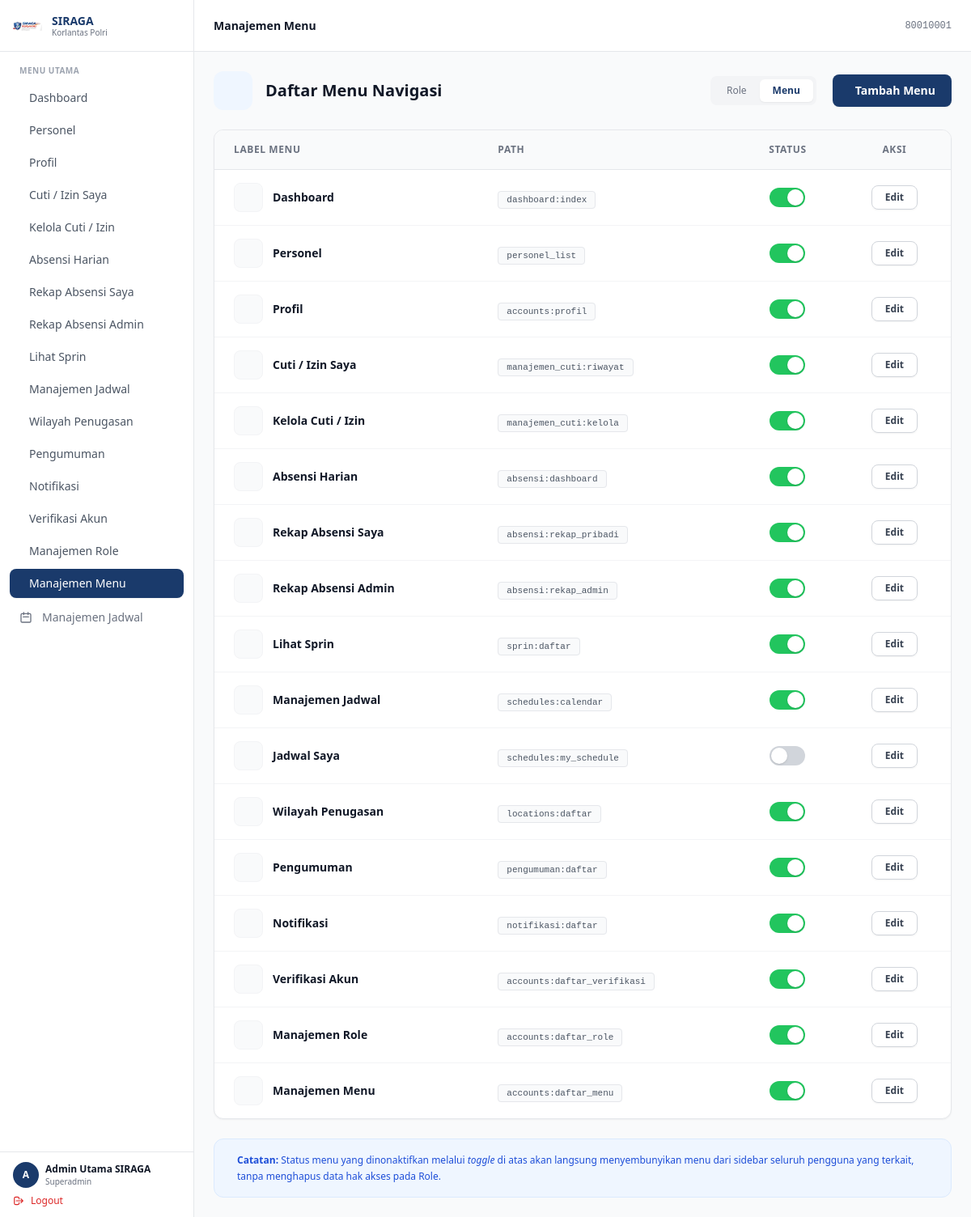
Page /accounts/menus/ (signed in) on the committed database.
### accounts/models.py (models this page shows, shortened)
class MenuItem(models.Model):
    label = models.CharField(max_length=100, verbose_name='Label')
    path = models.CharField(max_length=200, blank=True, verbose_name='Path / URL Name')
    icon = models.CharField(max_length=100, blank=True, verbose_name='Icon')
    parent = models.ForeignKey(
        'self', on_delete=models.CASCADE, null=True, blank=True,
        related_name='submenus', verbose_name='Parent Menu'
    )
    sort_order = models.IntegerField(default=0, verbose_name='Sort Order')
    is_active = models.BooleanField(default=True, verbose_name='Active')
    class Meta:
        verbose_name = 'Menu Item'
        verbose_name_plural = 'Menu Items'
        ordering = ['sort_order', 'label']
    def get_url(self):
        try:
            return reverse(self.path)
        except NoReverseMatch:
            return self.path

class Personel(AbstractBaseUser, PermissionsMixin):
    ROLE_CHOICES = [
        ('personel', 'Personel'),
        ('operator', 'Operator'),
        ('pimpinan', 'Pimpinan'),
        ('superadmin', 'Superadmin'),
    ]
    PANGKAT_CHOICES = [
        ('Bharada', 'Bharada'),
        ('Bhayangkara', 'Bhayangkara'),
        ('Bripda', 'Bripda'),
        ('Briptu', 'Briptu'),
        ('Brigpol', 'Brigpol'),
        ('Bripka', 'Bripka'),
        ('Aipda', 'Aipda'),
        ('Aiptu', 'Aiptu'),
        ('Ipda', 'Ipda'),
        ('Iptu', 'Iptu'),
        ('AKP', 'AKP'),
        ('Kompol', 'Kompol'),
        ('AKBP', 'AKBP'),
        ('Kombespol', 'Kombespol'),
        ('Brigjen Pol', 'Brigjen Pol'),
        ('Irjen Pol', 'Irjen Pol'),
        ('Komjen Pol', 'Komjen Pol'),
        ('Jenderal Pol', 'Jenderal Pol'),
    ]
    nrp = models.CharField(max_length=20, unique=True, verbose_name='NRP')
    nama_lengkap = models.CharField(max_length=200, verbose_name='Nama Lengkap')
    email = models.EmailField(blank=True, verbose_name='Email')
    no_hp = models.CharField(max_length=20, blank=True, verbose_name='No. HP')
    pangkat = models.CharField(max_length=50, choices=PANGKAT_CHOICES, blank=True, verbose_name='Pangkat')
    jabatan = models.CharField(max_length=200, blank=True, verbose_name='Jabatan')
    satker = models.ForeignKey(
        Satker, on_delete=models.SET_NULL, null=True, blank=True,
        related_name='personel', verbose_name='Satuan Kerja'
    )
    role = models.CharField(max_length=20, choices=ROLE_CHOICES, default='personel', verbose_name='Role')
    role_obj = models.ForeignKey(
        Role, on_delete=models.SET_NULL, null=True, blank=True,
        related_name='personel_set', verbose_name='Role (Object)'
    )
    foto = models.ImageField(upload_to='foto_personel/', blank=True, null=True, verbose_name='Foto')
    is_active = models.BooleanField(default=False)
    status_verifikasi = models.CharField(
        max_length=20,
        choices=[('pending', 'Pending'), ('approved', 'Approved')],
        default='pending'
    )
    is_staff = models.BooleanField(default=False)
    tanggal_bergabung = models.DateTimeField(auto_now_add=True)
    tanggal_nonaktif = models.DateTimeField(null=True, blank=True, verbose_name='Tanggal Dinonaktifkan')
    alasan_nonaktif = models.TextField(blank=True, verbose_name='Alasan Dinonaktifkan')
    objects = PersonelManager()
    USERNAME_FIELD = 'nrp'
    REQUIRED_FIELDS = ['nama_lengkap']
    class Meta:
        verbose_name = 'Personel'
        verbose_name_plural = 'Personel'
        ordering = ['nama_lengkap']
    @property
    def is_superadmin(self):
        if self.role_obj:
            return self.role_obj.nama.lower() == 'superadmin'
        return self.role == 'superadmin'

### accounts/views.py (the view)
# urls.py: path('menus/', views.daftar_menu, name='daftar_menu'),
@cek_akses_menu('accounts:daftar_menu')
def daftar_menu(request):
    menus = MenuItem.objects.all().order_by('sort_order')
    return render(request, 'accounts/menu/daftar_menu.html', {'menus': menus})

### accounts/context_processor.py (called while the page is built)
def jumlah_verifikasi(request):
    if request.user.is_authenticated and (request.user.is_superadmin or request.user.is_operator):
        count = Personel.objects.filter(status_verifikasi='pending').count()
        return {'jumlah_pending_verifikasi': count}
    return {'jumlah_pending_verifikasi': 0}

### notifikasi/context_processors.py (called while the page is built)
def notifikasi_unread_count(request):
    if request.user.is_authenticated:
        count = Notifikasi.objects.filter(user=request.user, is_read=False).count()
        return {'notif_unread_count': count}
    return {'notif_unread_count': 0}

### pengumuman/context_processors.py (called while the page is built)
def pengumuman_aktif(request):
    if request.user.is_authenticated:
        now = timezone.now()
        active_pengumuman = Pengumuman.objects.filter(is_active=True).filter(
            models.Q(periode_mulai__isnull=True) | models.Q(periode_mulai__lte=now)
        ).filter(
            models.Q(periode_selesai__isnull=True) | models.Q(periode_selesai__gte=now)
        )
        count = active_pengumuman.exclude(dibaca_oleh=request.user).count()
        return {'pengumuman_baru_count': count}
    return {}

### sprin/context_processors.py (called while the page is built)
def user_role(request):
    role = request.session.get('user_role', 'Operator')
    if role not in ['Operator', 'SDM', 'Pimpinan']:
        role = 'Operator'
    return {'user_role': role}

### templates/accounts/menu/daftar_menu.html (shortened to what this page needs)
{% extends 'base.html' %}
{% block page_title %}Manajemen Menu{% endblock %}
{% block content %}
<div class="flex flex-col gap-6">
  <div class="flex flex-col items-start gap-4 sm:flex-row sm:items-center sm:justify-between">
    <div class="flex items-center gap-4">
      <div class="flex items-center justify-center w-12 h-12 rounded-xl bg-blue-50 text-primary">
      </div>
      <div>
        <h1 class="text-xl font-bold text-gray-900">Daftar Menu Navigasi</h1>
      </div>
    </div>
    <div class="flex items-center gap-3">
        <div class="flex bg-gray-100 p-1 rounded-lg mr-2">
            <a href="{% url 'accounts:daftar_role' %}" class="px-4 py-1.5 text-xs font-medium text-gray-500 hover:text-gray-700 transition-colors">Role</a>
            <a href="{% url 'accounts:daftar_menu' %}" class="px-4 py-1.5 text-xs font-bold rounded-md bg-white text-primary shadow-sm">Menu</a>
        </div>
        <a href="{% url 'accounts:tambah_menu' %}" class="inline-flex items-center gap-2 px-5 py-2.5 rounded-lg bg-[#1a3a6b] text-white text-sm font-semibold hover:bg-[#11274a] transition-colors shadow-sm mt-4 sm:mt-0">
            Tambah Menu
        </a>
    </div>
  </div>
  <div class="bg-white rounded-xl shadow-sm border border-gray-200 overflow-hidden">
    <div class="overflow-x-auto">
      <table class="w-full text-left border-collapse">
        <thead>
          <tr class="bg-gray-50 border-b border-gray-200 text-gray-500">
            <th class="px-6 py-4 text-xs font-semibold uppercase tracking-wider">Label Menu</th>
            <th class="px-6 py-4 text-xs font-semibold uppercase tracking-wider">Path</th>
            <th class="px-6 py-4 text-xs font-semibold uppercase tracking-wider text-center">Status</th>
            <th class="px-6 py-4 text-xs font-semibold uppercase tracking-wider text-center">Aksi</th>
          </tr>
        </thead>
        <tbody class="divide-y divide-gray-100">
          {% for menu in menus %}
          <tr class="hover:bg-gray-50/70 transition-colors">
            <td class="px-6 py-4">
              <div class="flex items-center gap-3">
                <div class="w-9 h-9 rounded-lg bg-gray-50 flex items-center justify-center text-gray-400 border border-gray-100">
                </div>
                <span class="text-sm font-bold text-gray-900">{{ menu.label }}</span>
              </div>
            </td>
            <td class="px-6 py-4">
              <code class="text-[11px] font-mono bg-gray-50 px-2.5 py-1 rounded border border-gray-200 text-gray-600">{{ menu.path }}</code>
            </td>
            <td class="px-6 py-4">
              <div class="flex justify-center">
                <form action="{% url 'accounts:toggle_status_menu' menu.pk %}" method="POST" class="inline-flex">
                  <button type="submit"
                          class="relative inline-flex h-6 w-11 shrink-0 cursor-pointer rounded-full border-2 border-transparent transition-colors duration-200 ease-in-out focus:outline-none focus:ring-2 focus:ring-primary focus:ring-offset-2 {% if menu.is_active %}bg-green-500{% else %}bg-gray-300{% endif %}"
                          title="Klik untuk {% if menu.is_active %}nonaktifkan{% else %}aktifkan{% endif %}">
                    <span aria-hidden="true"
                          class="pointer-events-none inline-block h-5 w-5 transform rounded-full bg-white shadow ring-0 transition duration-200 ease-in-out {% if menu.is_active %}translate-x-5{% else %}translate-x-0{% endif %}">
                    </span>
                  </button>
                </form>
              </div>
            </td>
            <td class="px-6 py-4 text-center">
              <a href="{% url 'accounts:edit_menu' menu.pk %}"
                 class="inline-flex items-center px-4 py-1.5 rounded-lg border border-gray-300 text-xs font-bold text-gray-700 hover:bg-gray-50 transition-all shadow-sm">
                Edit
              </a>
            </td>
          </tr>
          {% endfor %}
        </tbody>
      </table>
    </div>
  </div>
  <div class="flex items-start gap-3 p-4 bg-blue-50 border border-blue-100 rounded-xl">
    <p class="text-xs text-blue-700 leading-relaxed">
      <strong>Catatan:</strong> Status menu yang dinonaktifkan melalui <em>toggle</em> di atas akan langsung menyembunyikan menu dari sidebar seluruh pengguna yang terkait, tanpa menghapus data hak akses pada Role.
    </p>
  </div>
</div>
{% endblock %}

### templates/base.html (shortened to what this page needs)
<!DOCTYPE html>
<html lang="id" class="h-full">
<head>
  <script src="https://cdn.tailwindcss.com"></script>
  {% load static %}
  <link rel="stylesheet" href="{% static 'css/custom.css' %}" />
</head>
<body class="h-full bg-gray-50 text-gray-900 antialiased">
  {% if user.is_authenticated %}
  <div class="flex h-full min-h-screen">
    <aside id="sidebar"
      class="w-60 bg-white border-r border-gray-200 flex flex-col shrink-0 transition-all duration-300">
      <div class="flex items-center gap-3 h-16 px-4 border-b border-gray-200">
        {% load static %}
        <img src="{% static 'images/logo-siraga.png' %}" alt="SIRAGA" class="w-9 h-9 object-contain" />
        <div>
          <p class="text-sm font-bold text-[#1a3a6b] leading-tight">SIRAGA</p>
          <p class="text-[10px] text-gray-500 leading-tight">Korlantas Polri</p>
        </div>
      </div>
      <nav class="flex-1 overflow-y-auto px-3 py-4">
        <p class="text-[10px] font-semibold text-gray-400 uppercase tracking-wider px-3 mb-2">Menu Utama</p>
        <ul class="flex flex-col gap-0.5 mb-4">
          {% if user.is_authenticated and user.role_obj and user.role_obj.menus.all %}
            {% for menu in user.role_obj.menus.all %}
              {% if menu.is_active %}
              <li>
                <a href="{{ menu.get_url }}"
                  class="flex items-center gap-3 rounded-lg px-3 py-2 text-sm font-medium transition-colors mb-0.5
                  {% if request.path == menu.get_url %}bg-primary text-white shadow-sm{% else %}text-gray-600 hover:bg-gray-100 hover:text-gray-900{% endif %}">
                  <span class="truncate">{{ menu.label }}</span>
                </a>
              </li>
              {% endif %}
            {% endfor %}
          {% endif %}
          {% if user.role == 'superadmin' or user.role == 'pimpinan' %}
          <li>
            <a href="{% url 'schedules:calendar' %}"
              class="flex items-center gap-3 rounded-lg px-3 py-2.5 text-sm font-medium transition-colors
                    {% if request.resolver_match.app_name == 'schedules' %}bg-[#1a3a6b] text-white{% else %}text-gray-500 hover:bg-gray-100 hover:text-gray-900{% endif %}">
              <svg class="w-4 h-4 shrink-0" fill="none" stroke="currentColor" viewBox="0 0 24 24">
                <path stroke-linecap="round" stroke-linejoin="round" stroke-width="2"
                  d="M8 7V3m8 4V3m-9 8h10M5 21h14a2 2 0 002-2V7a2 2 0 00-2-2H5a2 2 0 00-2 2v12a2 2 0 002 2z" />
              </svg>
              Manajemen Jadwal
            </a>
          </li>
          {% endif %}
        </ul>
      </nav>
      <div class="px-4 py-3 border-t border-gray-200">
        <div class="flex items-center gap-2 mb-2">
          <div
            class="w-8 h-8 rounded-full bg-[#1a3a6b] flex items-center justify-center text-white text-xs font-bold shrink-0">
            {{ user.nama_lengkap|first|upper }}
          </div>
          <div class="min-w-0">
            <p class="text-xs font-semibold text-gray-900 truncate">{{ user.nama_lengkap }}</p>
            <p class="text-[10px] text-gray-500 truncate">{{ user.get_role_display }}</p>
          </div>
        </div>
        <a href="{% url 'accounts:logout' %}"
          class="flex items-center gap-2 text-xs text-red-600 hover:text-red-800 font-medium transition-colors">
          <svg class="w-3.5 h-3.5" fill="none" stroke="currentColor" viewBox="0 0 24 24">
            <path stroke-linecap="round" stroke-linejoin="round" stroke-width="2"
              d="M17 16l4-4m0 0l-4-4m4 4H7m6 4v1a3 3 0 01-3 3H6a3 3 0 01-3-3V7a3 3 0 013-3h4a3 3 0 013 3v1" />
          </svg>
          Logout
        </a>
      </div>
    </aside>
    <div class="flex-1 flex flex-col overflow-hidden">
      <header class="h-16 bg-white border-b border-gray-200 flex items-center px-6 shrink-0">
        <h2 class="text-sm font-semibold text-gray-900">{% block page_title %}Dashboard{% endblock %}</h2>
        <div class="ml-auto flex items-center gap-3">
          <span class="text-xs text-gray-500 font-mono">{{ user.nrp }}</span>
        </div>
      </header>
      <main class="flex-1 overflow-y-auto px-6 py-6">
        {% block content %}{% endblock %}
      </main>
    </div>
  </div>
  {% else %}
  {% block full_page %}{% endblock %}
  {% endif %}
</body>
</html>

### static/css/custom.css (style rules this page uses)
html { scroll-behavior: smooth; }

### rows in the picture
MenuItem: label "Dashboard", path "dashboard:index"
MenuItem: label "Personel", path "personel_list"
MenuItem: label "Profil", path "accounts:profil"
MenuItem: label "Cuti / Izin Saya", path "manajemen_cuti:riwayat"
MenuItem: label "Kelola Cuti / Izin", path "manajemen_cuti:kelola"
MenuItem: label "Absensi Harian", path "absensi:dashboard"
MenuItem: label "Rekap Absensi Saya", path "absensi:rekap_pribadi"
MenuItem: label "Rekap Absensi Admin", path "absensi:rekap_admin"
MenuItem: label "Lihat Sprin", path "sprin:daftar"
MenuItem: label "Manajemen Jadwal", path "schedules:calendar"
MenuItem: label "Wilayah Penugasan", path "locations:daftar"
MenuItem: label "Pengumuman", path "pengumuman:daftar"
MenuItem: label "Notifikasi", path "notifikasi:daftar"
MenuItem: label "Verifikasi Akun", path "accounts:daftar_verifikasi"
MenuItem: label "Manajemen Role", path "accounts:daftar_role"
MenuItem: label "Manajemen Menu", path "accounts:daftar_menu"
Personel: nama_lengkap|first "A", nama_lengkap "Admin Utama SIRAGA", role "Superadmin", nrp "80010001"
MenuItem: label "Jadwal Saya", path "schedules:my_schedule"
